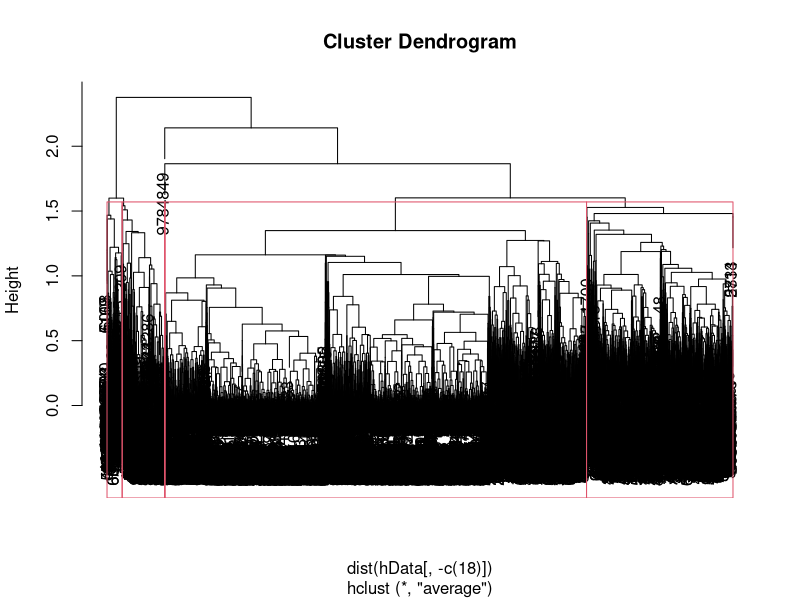

The R source for this figure:
#  Group           : We have two databases
#  HW              : Final Project
#  Algorithm       : Hcluster

## remove all objects
rm(list=ls())
dev.off
#read CSV
data<-read.csv("attrition_data.csv",header = TRUE,na.strings = "?")
#  clean NA datas
k=na.omit(data)
# to much NA in TERMINATION_YEAR
data=data[,-14]
#data_keep$TERMINATION_YEAR[is.na(data_keep$TERMINATION_YEAR)]<-0

data=na.omit(data)

#print(typeof(data$ETHNICITY))
data$ETHNICITY <- as.numeric(data$ETHNICITY, levels = c("AMIND", "ASIAN", "BLACK", "HISPA", "PACIF", "TWO", "WHITE"), labels = c(1,2,3,4,5,6,7))
data$SEX=as.numeric(data$SEX, levels = c("F","M"),lable=c(1,2))
data$MARITAL_STATUS=as.numeric(data$MARITAL_STATUS, levels = c("Divorced","Single","Married"),lable=c(1,2,3))
data$NUMBER_OF_TEAM_CHANGED=as.numeric(data$NUMBER_OF_TEAM_CHANGED, levels = c("0","1","2","3","3+"),lable=c(0,1,2,3,4))
#gsub("e", "", group)
#view levels of EFERRAL_SOURCE
REFERRAL_SOURCE_Levels=levels(factor(data$REFERRAL_SOURCE))
REFERRAL_SOURCE_Levels=c(REFERRAL_SOURCE_Levels)
arr1 <- array(1:20)
data$REFERRAL_SOURCE=as.numeric(data$NUMBER_OF_TEAM_CHANGED, levels =REFERRAL_SOURCE_Levels,lable=arr1)
HIRE_MONTH_Levels=levels(factor(data$REFERRAL_SOURCE))
arr2<-array(1:12)
data$HIRE_MONTH=as.numeric(data$HIRE_MONTH, levels =HIRE_MONTH_Levels,lable=arr2)
data$REHIRE=as.numeric(data$REHIRE, levels = c(TRUE,FALSE),lable=c(1,2))
data$IS_FIRST_JOB=as.numeric(data$REHIRE, levels = c("N","Y"),lable=c(1,2))
data$TRAVELLED_REQUIRED=as.numeric(data$TRAVELLED_REQUIRED, levels = c("N","Y"),lable=c(1,2))
data$DISABLED_EMP=as.numeric(data$DISABLED_EMP, levels = c("N","Y"),lable=c(1,2))
data$DISABLED_VET=as.numeric(data$DISABLED_VET, levels = c("N","Y"),lable=c(1,2))
data$EDUCATION_LEVEL=as.numeric(data$EDUCATION_LEVEL, levels = c("LEVEL 1","LEVEL 2","LEVEL 3","LEVEL 4","LEVEL 5"),lable=c(1,2,3,4,5))
JOB_GROUP_Levels=levels(factor(data$JOB_GROUP))
JOB_GROUP_Levels=c(JOB_GROUP_Levels)
JOB_GROUP_Levels
arr3<-array(1:60)
data$JOB_GROUP=as.numeric(data$JOB_GROUP, levels =JOB_GROUP_Levels,lable=arr3)
Status_Levels=levels(factor(data$STATUS))
data$STATUS=as.numeric(data$STATUS, levels = c("T","A"),lable=c(1,2))
#drop some features that we dont need
newdata<-data[,-c(1,4)]
standardize <- function(x){x/max(x)} 
hData=newdata
#  clean NA datas
standardize=na.omit(standardize)
#hData$type <- as.numeric(hData$type, levels = c("white", "red"), labels = c("1","2"))
hData[,-18] <- as.data.frame(lapply(hData[,-18], standardize))
hData[,18]=as.factor(hData[,18])
hCluster=hclust(dist(hData[,-c(18)]),method="average")
#divide into 2 clusters
plot(hCluster)
rect.hclust(hCluster, k = 6)
hClustCut<-cutree(hCluster,7)
hClusterTable=table(clusters=hClustCut,quality=hData[,'STATUS'])
print('hcluster Table and Plot')
print(hClusterTable)







